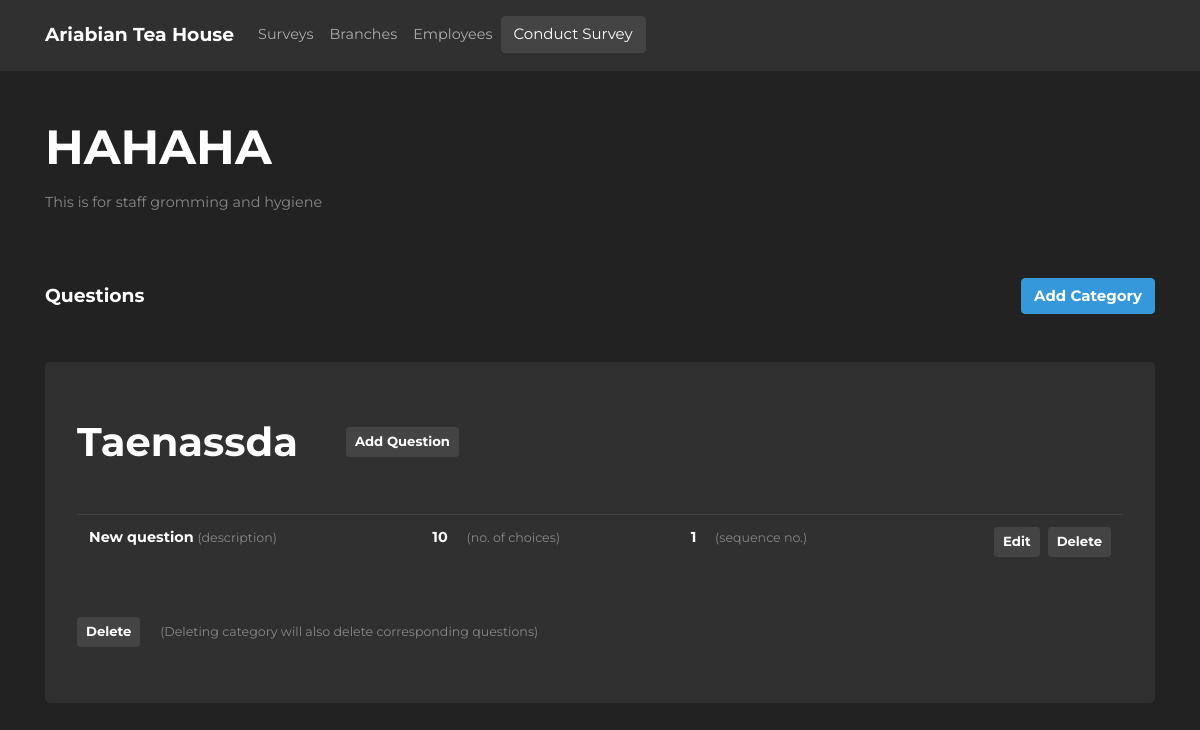
Before: /surveys/1 with the older database file.
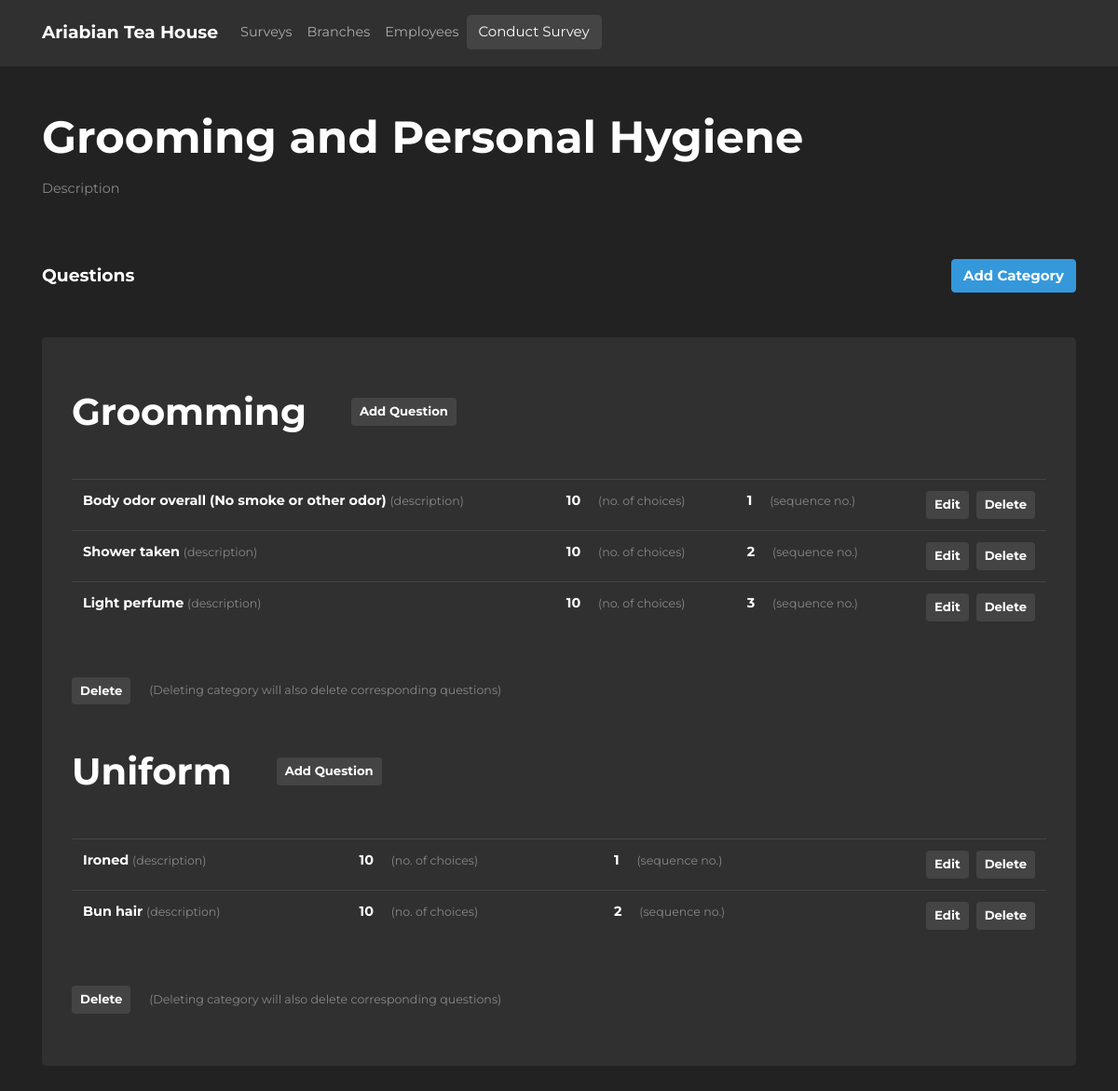
After: the same page with the newer database file.
### athsurveyapp/models/models.py (models this page shows, shortened)
class Survey(db.Model):
    __tablename__ = "survey"
    id = db.Column(db.Integer, primary_key=True)
    name = db.Column(db.String(255), nullable=False)
    description = db.Column(db.String(64), nullable=False)
    date_created = db.Column(db.DateTime(timezone=True), server_default=func.now())
    last_updated = db.Column(db.DateTime(timezone=True), onupdate=func.now())
    question_types = db.relationship("QuestionType", backref="survey", cascade="all, delete-orphan")

class QuestionType(db.Model):
    __tablename__ = "question_type"
    id = db.Column(db.Integer, primary_key=True)
    description = db.Column(db.String(64), nullable=False)
    date_created = db.Column(db.DateTime(timezone=True), server_default=func.now())
    last_updated = db.Column(db.DateTime(timezone=True), onupdate=func.now())
    survey_id = db.Column(db.Integer, db.ForeignKey("survey.id"), nullable=False)
    questions = db.relationship("Question", backref="question_type", cascade="all, delete-orphan")

class Question(db.Model):
    __tablename__ = "question"
    id = db.Column(db.Integer, primary_key=True)
    description = db.Column(db.String(64), nullable=False)
    is_required = db.Column(db.Boolean, nullable=False, default=False)
    sequence = db.Column(db.Integer, nullable=False)
    question_type_id = db.Column(db.Integer, db.ForeignKey("question_type.id"), nullable=False)
    choice_id = db.Column(db.Integer, db.ForeignKey("choice.id"), nullable=False)
    date_created = db.Column(db.DateTime(timezone=True), server_default=func.now())
    last_updated = db.Column(db.DateTime(timezone=True), onupdate=func.now())

class Choice(db.Model):
    __tablename__ = "choice"
    id = db.Column(db.Integer, primary_key=True)
    description = db.Column(db.String(64), nullable=False)
    value = db.Column(db.Integer)
    questions = db.relationship("Question", backref="choice")
    date_created = db.Column(db.DateTime(timezone=True), server_default=func.now())
    last_updated = db.Column(db.DateTime(timezone=True), onupdate=func.now())

### athsurveyapp/blueprints/survey/views.py (the view)
@survey_page.route("/<id>")
def survey_details(id):
    qt_form = QuestionTypeForm()
    question_form = QuestionForm()
    survey = Survey.query.get(id)
    print(survey)
    return render_template(
        "survey_details.html",
        survey=survey,
        qt_form=qt_form,
        question_form=question_form,
    )

### athsurveyapp/blueprints/survey/templates/survey_details.html (shortened to what this page needs)
{% extends 'layouts/base.html' %} {% block title %}ATH - Survey{% endblock %}  {%
block body %}
<div class="container">
  <div class="row justify-content-center align-items-center">
    <div class="col-12" data-surveyid="{{ survey.id }}">
      <h1 class="m-0 font-weight-bold" id="surveyName">{{ survey.name }}</h1>
      <p class="text-muted mt-3" id="surveyDescription">
        {{ survey.description }}
      </p>
    </div>
  </div>
  <div class="row mt-5 align-items-center">
    <div class="col-6">
      <h5 class="font-weight-bold m-0">Questions</h5>
    </div>
    <div class="col-6">
      <button
        type="button"
        class="btn btn-info float-right font-weight-bold"
        data-toggle="modal"
        data-target="#categoryFormModal"
      >
        Add Category
      </button>
    </div>
  </div>
  <div class="row mt-5">
    <div class="col-12">
      <div class="jumbotron py-2">
        {% if not survey.question_types %}
        <p class="font-weight-bold text-center my-5 text-muted">
          No categories
        </p>
        {% else %} {% for question_type in survey.question_types %}
        <div data-categoryid="{{question_type.id}}" class="mb-5">
          <div class="d-flex">
            <h2 class="font-weight-bold my-5 mr-5 survey-category">
              {{question_type.description}}
            </h2>
            <button
              class="
                btn btn-secondary btn-sm
                my-auto
                font-weight-bold
                add-question-btn
              "
              data-toggle="modal"
              data-target="#questionFormModal"
            >
              Add Question
            </button>
          </div>
          {% if question_type.questions %}
          <table class="table table-hover">
            <tbody>
              {% for question in question_type.questions %}
              <tr data-questionid="{{question.id}}">
                <td>
                  <span class="font-weight-bold"
                    >{{ question.description }}</span
                  >
                  <span class="text-muted small">(description)</span>
                </td>
                <td>
                  <span class="font-weight-bold col-4"
                    >{{question.choice.value}}</span
                  >
                  <span class="text-muted small">(no. of choices)</span>
                </td>
                <td>
                  <span class="font-weight-bold col-4"
                    >{{question.sequence}}</span
                  >
                  <span class="text-muted small">(sequence no.)</span>
                </td>
                <td>
                  <button
                    class="
                      btn btn-secondary btn-sm
                      font-weight-bold
                      float-right
                      delete-question-form-modal-btn
                    "
                    data-toggle="modal"
                    data-target="#deleteQuestionFormModal"
                  >
                    Delete
                  </button>
                  <button
                    class="
                      btn btn-secondary btn-sm
                      font-weight-bold
                      float-right
                      edit-question-form-modal-btn
                      mr-2
                    "
                    data-toggle="modal"
                    data-target="#questionFormModal"
                  >
                    Edit
                  </button>
                </td>
              </tr>
              {% endfor %}
            </tbody>
          </table>
          {% endif %}
          <div class="mt-5">
            <button
              class="
                btn btn-secondary btn-sm
                font-weight-bold
                delete-category-form-modal-btn
              "
              data-toggle="modal"
              data-target="#deleteCategoryFormModal"
            >
              Delete
            </button>
            <span class="small text-muted ml-3"
              >(Deleting category will also delete corresponding
              questions)</span
            >
          </div>
          {% endfor %} {% endif %}
        </div>
      </div>
    </div>
  </div>
</div>
{% endblock %}

### athsurveyapp/templates/layouts/base.html (shortened to what this page needs)
<!DOCTYPE html>
<html>
  <head>
    <link
      rel="stylesheet"
      href="https://cdnjs.cloudflare.com/ajax/libs/font-awesome/5.15.3/css/fontawesome.min.css"
    />
    <link
      rel="stylesheet"
      href="https://maxcdn.bootstrapcdn.com/bootstrap/4.0.0/css/bootstrap.min.css"
    />
    <link
      rel="stylesheet"
      href="https://cdn.jsdelivr.net/npm/bootstrap-select@1.13.14/dist/css/bootstrap-select.min.css"
    />
    <link
      rel="stylesheet"
      href="https://cdn.jsdelivr.net/npm/bootswatch@4.5.2/dist/darkly/bootstrap.min.css"
    />
    <link
      rel="stylesheet"
      href="{{ url_for('static', filename='styles/main.css') }}"
    />
  </head>
  <body>
    <nav class="navbar navbar-expand-lg navbar-dark bg-dark">
      <div class="container">
        <a
          class="navbar-brand"
          href="{{ url_for('survey_page.survey_index') }}"
        >
          <strong>Ariabian Tea House</strong>
        </a>
        <div class="collapse navbar-collapse" id="navbarNav">
          <ul class="navbar-nav">
            <li class="nav-item">
              <a
                class="nav-link"
                href="{{ url_for('survey_page.survey_index') }}"
                >Surveys</a
              >
            </li>
            <li class="nav-item">
              <a
                class="nav-link"
                href="{{ url_for('branch_page.branch_index') }}"
                >Branches</a
              >
            </li>
            <li class="nav-item">
              <a
                class="nav-link"
                href="{{ url_for('employee_page.employee_index')}}"
                >Employees</a
              >
            </li>
            <li class="nav-item float-right">
              <a class="btn btn-secondary" href="{{ url_for('survey_page.conduct_survey')}}">Conduct Survey</a>
            </li>
          </ul>
        </div>
      </div>
    </nav>
    <main>
      {% block body %}{% endblock %}
    </main>
  </body>
</html>

### athsurveyapp/static/styles/main.css (style rules this page uses)
html { position: relative; min-height: 100%; }
body { font-family: "Montserrat", sans-serif; font-size: 0.9rem; }
#surveyName, #surveyDescription, .survey-category { cursor: pointer; }

Changed rows visible on the page:
removed QuestionType: description "Taenassda"
removed Question: description "New question", choice.value "10", sequence "1", shown under QuestionType "Taenassda"
changed Survey: name "HAHAHA" → "Grooming and Personal Hygiene"; description "This is for staff gromming and hygiene" → "Description"
added QuestionType: description "Groomming"
added Question: description "Body odor overall (No smoke or other odor)", choice.value "10", sequence "1", shown under QuestionType "Groomming"
added Question: description "Shower taken", choice.value "10", sequence "2", shown under QuestionType "Groomming"
added Question: description "Light perfume", choice.value "10", sequence "3", shown under QuestionType "Groomming"
added QuestionType: description "Uniform"
added Question: description "Ironed", choice.value "10", sequence "1", shown under "Uniform"
added Question: description "Bun hair", choice.value "10", sequence "2", shown under "Uniform"
